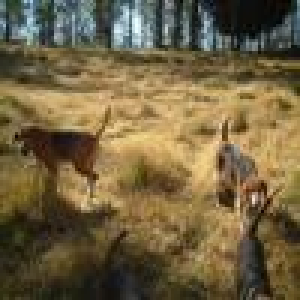
#> input picture DMresizedimages/English foxhound_n02089973_1132.jpg, 100 x 100 px (shown 3 times larger); its folder holds 4 pictures in this run
$ jupyter execute --allow-errors 'DM Assignment2.ipynb'
#> lines starting #> are read from the running program, lines starting #| are printed output that depends on the picture
[cell 1]
import os
import cv2
import matplotlib.pyplot as plt
from PIL import Image
from skimage import io
import numpy as np
import pandas as pd
import math
from sklearn.preprocessing import StandardScaler
from sklearn.preprocessing import LabelEncoder
from sklearn.model_selection import train_test_split
from sklearn.model_selection import StratifiedKFold , cross_val_score,KFold
from sklearn.neighbors import KNeighborsClassifier
from sklearn.tree import DecisionTreeClassifier
from sklearn.neural_network import MLPClassifier
from sklearn.ensemble import AdaBoostClassifier
from sklearn import metrics
import seaborn as sns
import random

[cell 2]
image_dir='DMresizedimages'

[cell 3]
def process_image(image_dir):
    image = cv2.imread(image_dir, cv2.IMREAD_GRAYSCALE)
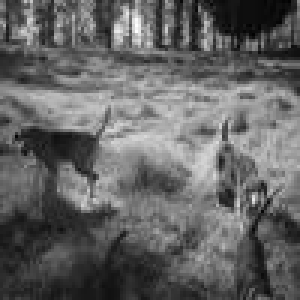
#> image: shape (100, 100) (shown 3 times larger); min 2, max 255, mean 99.6
    # Calculate the pixel intensity histogram (vector)
    hist = cv2.calcHist([image], [0], None, [256], [0, 256])
#> hist = 256 values, max 92 at index 44, min 0 at index 0, mean 39.06
    # Normalize the histogram vector
    hist = hist / hist.sum()
#> hist = 256 values, max 0.0092 at index 44, min 0 at index 0, mean 0.00391
    return hist

References:https://docs.opencv.org/4.x/d1/db7/tutorial_py_histogram_begins.html

[cell 4]
X = []  # image vector list
Y = []  # class name

[cell 5]
for image_filename in os.listdir(image_dir):
    if image_filename.endswith(".jpg"):
        image_path = os.path.join(image_dir, image_filename)
        class_name = image_filename.split('_')[0]
        # Process the image and get the histogram vector
        hist_vector = process_image(image_path)
#> hist_vector has the same summary as hist in process_image
        # Append the data to X and Y lists
        Y.append(class_name)
        X.append(hist_vector)
#> pass 2 of the loop `for image_filename in os.listdir(image_dir):`:
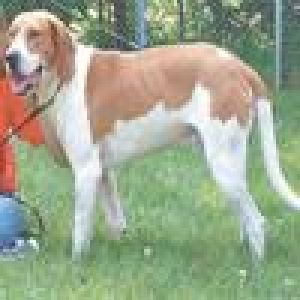
#> input picture DMresizedimages/English foxhound_n02089973_1298.jpg, 100 x 100 px (shown 3 times larger)
#> in process_image (call 2), `image = cv2.imread(image_dir, cv2.IMREAD_GRAYSCALE)`:
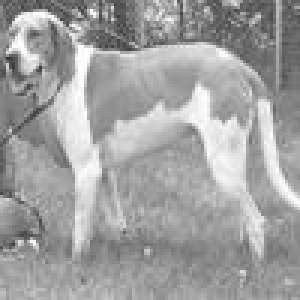
#> image: shape (100, 100) (shown 3 times larger); min 54, max 255, mean 160.9
#> in process_image (call 2), `hist = cv2.calcHist([image], [0], None, [256], [0, 256])`: hist = 256 values, max 188 at index 160, min 0 at index 0, mean 39.06
#> in process_image (call 2), `hist = hist / hist.sum()`: hist = 256 values, max 0.0188 at index 160, min 0 at index 0, mean 0.00391
#> hist_vector has the same summary as hist in process_image
#> pass 3 of the loop `for image_filename in os.listdir(image_dir):`:
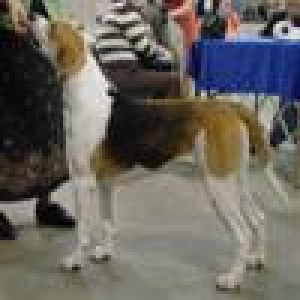
#> input picture DMresizedimages/English foxhound_n02089973_1381.jpg, 100 x 100 px (shown 3 times larger)
#> in process_image (call 3), `image = cv2.imread(image_dir, cv2.IMREAD_GRAYSCALE)`:
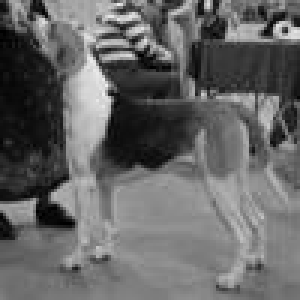
#> image: shape (100, 100) (shown 3 times larger); min 0, max 238, mean 101.8
#> in process_image (call 3), `hist = cv2.calcHist([image], [0], None, [256], [0, 256])`: hist = 256 values, max 124 at index 126, min 0 at index 230, mean 39.06
#> in process_image (call 3), `hist = hist / hist.sum()`: hist = 256 values, max 0.0124 at index 126, min 0 at index 230, mean 0.00391
#> hist_vector has the same summary as hist in process_image
#> the loop made 4 passes; the first 3 are shown

References:1.https://docs.python.org/3/library/os.html#os.listdir 2.https://docs.python.org/3/library/os.path.html#os.path.join 3.https://docs.python.org/3/library/stdtypes.html#str.split

[cell 6]
X = np.array(X)
Y = np.array(Y)

[cell 7]
label_encoder = LabelEncoder()
Y_encoded = label_encoder.fit_transform(Y)

References:https://scikit-learn.org/stable/modules/generated/sklearn.preprocessing.LabelEncoder.html

[cell 8]
xtrain,xtest,ytrain,ytest=train_test_split(X,Y_encoded,test_size=0.2,stratify=Y_encoded,random_state=42)

References:https://scikit-learn.org/stable/modules/generated/sklearn.model_selection.train_test_split.html

[cell 9]
k_values= [1, 3, 5, 7, 10, 20]

[cell 10]
xtrain = xtrain.reshape(xtrain.shape[0], -1)
xtest = xtest.reshape(xtest.shape[0],-1)

[cell 11]
#standard 5 fold cross validation
standard_traine=[]
standard_vale=[]
kf = KFold(n_splits=5, shuffle=True, random_state=42)
#> (the rest of this cell did not finish here and is left out)

[cell 12]
standard_traine,standard_vale

References:https://scikit-learn.org/stable/modules/cross_validation.html

[cell 13]
#standard 5 fold cross validation
stratified_traine=[]
stratified_vale=[]
skf = StratifiedKFold(n_splits=5, shuffle=True, random_state=42)
#> (the rest of this cell did not finish here and is left out)

[cell 14]
stratified_traine,stratified_vale

References:https://scikit-learn.org/stable/modules/cross_validation.html

#> (a cell that did not finish here is left out)

- At k=1 both standard and stratified training errors are less
- At k=5 standard validation error is less
- At k=20 stratified validation error is less
- When k =1 high complexity when k=20 low complexity and 3,5,7,10 has medium complexity
- When k=1 model overfits to accomodate every image as 1 category , when k=20 model underfits

References:https://seaborn.pydata.org/generated/seaborn.lineplot.html

[cell 16]
#when k=20
knn=KNeighborsClassifier(n_neighbors=20)
knn.fit(xtrain,ytrain)
#> (the rest of this cell did not finish here and is left out)

[cell 17]
class_labels=['English foxhound','german short haired pointer','Japanese Spaniel','Norwegian elkhound']

[cell 18]
def part5(model):
    for train_idx, val_idx in skf.split(xtrain,ytrain):
        x_train, x_val = xtrain[train_idx], xtrain[val_idx]
        y_train, y_val = ytrain[train_idx], ytrain[val_idx]
        model.fit(x_train, y_train)
        val_pred = model.predict(x_val)
        val_a = metrics.accuracy_score(y_val, val_pred)
    print(f'{model} validation accuracy :'+str(np.mean(val_a)))
    model.fit(xtrain,ytrain)
    pred=model.predict(xtest)
    print("Test_score: "+str((metrics.accuracy_score(ytest,pred))))
    print("F1-score :"+str((np.mean(metrics.f1_score(ytest,pred,average='macro')))))
    cm = metrics.confusion_matrix(ytest, pred)
    plt.figure(figsize=(8, 6))
    sns.heatmap(cm, annot=True, fmt='d', cmap='viridis',
            xticklabels=class_labels, yticklabels=class_labels)
    plt.xlabel('Predicted')
    plt.ylabel('True')
    plt.title(f'{model}')
    plt.show()
